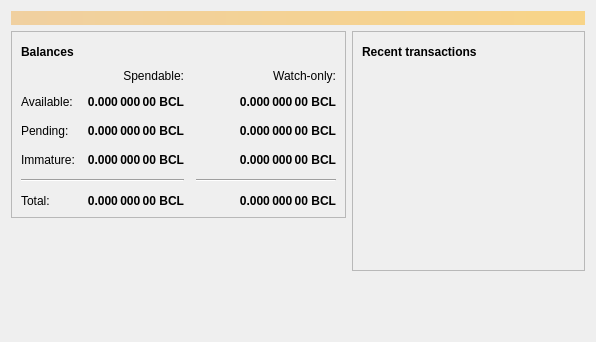
<?xml version="1.0" encoding="UTF-8"?>
<ui version="4.0">
 <class>OverviewPage</class>
 <widget class="QWidget" name="OverviewPage">
  <property name="geometry">
   <rect>
    <x>0</x>
    <y>0</y>
    <width>596</width>
    <height>342</height>
   </rect>
  </property>
  <property name="windowTitle">
   <string>Form</string>
  </property>
  <layout class="QVBoxLayout" name="topLayout">
   <item>
    <widget class="QLabel" name="labelAlerts">
     <property name="visible">
      <bool>false</bool>
     </property>
     <property name="styleSheet">
      <string notr="true">QLabel { background-color: qlineargradient(x1: 0, y1: 0, x2: 1, y2: 0, stop:0 #F0D0A0, stop:1 #F8D488); color:#000000; }</string>
     </property>
     <property name="wordWrap">
      <bool>true</bool>
     </property>
     <property name="margin">
      <number>3</number>
     </property>
     <property name="textInteractionFlags">
      <set>Qt::TextSelectableByMouse</set>
     </property>
    </widget>
   </item>
   <item>
    <layout class="QHBoxLayout" name="horizontalLayout" stretch="1,1">
     <item>
      <layout class="QVBoxLayout" name="verticalLayout_2">
       <item>
        <widget class="QFrame" name="frame">
         <property name="frameShape">
          <enum>QFrame::StyledPanel</enum>
         </property>
         <property name="frameShadow">
          <enum>QFrame::Raised</enum>
         </property>
         <layout class="QVBoxLayout" name="verticalLayout_4">
          <item>
           <layout class="QHBoxLayout" name="horizontalLayout_4">
            <item>
             <widget class="QLabel" name="label_5">
              <property name="font">
               <font>
                <weight>75</weight>
                <bold>true</bold>
               </font>
              </property>
              <property name="text">
               <string>Balances</string>
              </property>
             </widget>
            </item>
            <item>
             <widget class="QPushButton" name="labelWalletStatus">
              <property name="enabled">
               <bool>true</bool>
              </property>
              <property name="maximumSize">
               <size>
                <width>30</width>
                <height>16777215</height>
               </size>
              </property>
              <property name="toolTip">
               <string>The displayed information may be out of date. Your wallet automatically synchronizes with the BitcoinLite network after a connection is established, but this process has not completed yet.</string>
              </property>
              <property name="text">
               <string/>
              </property>
              <property name="icon">
               <iconset resource="../bitcoin.qrc">
                <normaloff>:/icons/warning</normaloff>
                <disabledoff>:/icons/warning</disabledoff>:/icons/warning</iconset>
              </property>
              <property name="iconSize">
               <size>
                <width>24</width>
                <height>24</height>
               </size>
              </property>
              <property name="flat">
               <bool>true</bool>
              </property>
             </widget>
            </item>
            <item>
             <spacer name="horizontalSpacer_3">
              <property name="orientation">
               <enum>Qt::Horizontal</enum>
              </property>
              <property name="sizeHint" stdset="0">
               <size>
                <width>40</width>
                <height>20</height>
               </size>
              </property>
             </spacer>
            </item>
           </layout>
          </item>
          <item>
           <layout class="QGridLayout" name="gridLayout">
            <property name="spacing">
             <number>12</number>
            </property>
            <item row="2" column="2">
             <widget class="QLabel" name="labelWatchPending">
              <property name="font">
               <font>
                <weight>75</weight>
                <bold>true</bold>
               </font>
              </property>
              <property name="cursor">
               <cursorShape>IBeamCursor</cursorShape>
              </property>
              <property name="toolTip">
               <string>Unconfirmed transactions to watch-only addresses</string>
              </property>
              <property name="text">
               <string notr="true">0.000 000 00 BCL</string>
              </property>
              <property name="alignment">
               <set>Qt::AlignRight|Qt::AlignTrailing|Qt::AlignVCenter</set>
              </property>
              <property name="textInteractionFlags">
               <set>Qt::LinksAccessibleByMouse|Qt::TextSelectableByKeyboard|Qt::TextSelectableByMouse</set>
              </property>
             </widget>
            </item>
            <item row="2" column="1">
             <widget class="QLabel" name="labelUnconfirmed">
              <property name="font">
               <font>
                <weight>75</weight>
                <bold>true</bold>
               </font>
              </property>
              <property name="cursor">
               <cursorShape>IBeamCursor</cursorShape>
              </property>
              <property name="toolTip">
               <string>Total of transactions that have yet to be confirmed, and do not yet count toward the spendable balance</string>
              </property>
              <property name="text">
               <string notr="true">0.000 000 00 BCL</string>
              </property>
              <property name="alignment">
               <set>Qt::AlignRight|Qt::AlignTrailing|Qt::AlignVCenter</set>
              </property>
              <property name="textInteractionFlags">
               <set>Qt::LinksAccessibleByMouse|Qt::TextSelectableByKeyboard|Qt::TextSelectableByMouse</set>
              </property>
             </widget>
            </item>
            <item row="3" column="2">
             <widget class="QLabel" name="labelWatchImmature">
              <property name="font">
               <font>
                <weight>75</weight>
                <bold>true</bold>
               </font>
              </property>
              <property name="cursor">
               <cursorShape>IBeamCursor</cursorShape>
              </property>
              <property name="toolTip">
               <string>Mined balance in watch-only addresses that has not yet matured</string>
              </property>
              <property name="text">
               <string notr="true">0.000 000 00 BCL</string>
              </property>
              <property name="alignment">
               <set>Qt::AlignRight|Qt::AlignTrailing|Qt::AlignVCenter</set>
              </property>
              <property name="textInteractionFlags">
               <set>Qt::LinksAccessibleByMouse|Qt::TextSelectableByKeyboard|Qt::TextSelectableByMouse</set>
              </property>
             </widget>
            </item>
            <item row="4" column="0" colspan="2">
             <widget class="Line" name="line">
              <property name="orientation">
               <enum>Qt::Horizontal</enum>
              </property>
             </widget>
            </item>
            <item row="4" column="2">
             <widget class="Line" name="lineWatchBalance">
              <property name="sizePolicy">
               <sizepolicy hsizetype="Preferred" vsizetype="Fixed">
                <horstretch>0</horstretch>
                <verstretch>0</verstretch>
               </sizepolicy>
              </property>
              <property name="minimumSize">
               <size>
                <width>140</width>
                <height>0</height>
               </size>
              </property>
              <property name="orientation">
               <enum>Qt::Horizontal</enum>
              </property>
             </widget>
            </item>
            <item row="5" column="0">
             <widget class="QLabel" name="labelTotalText">
              <property name="text">
               <string>Total:</string>
              </property>
             </widget>
            </item>
            <item row="3" column="1">
             <widget class="QLabel" name="labelImmature">
              <property name="font">
               <font>
                <weight>75</weight>
                <bold>true</bold>
               </font>
              </property>
              <property name="cursor">
               <cursorShape>IBeamCursor</cursorShape>
              </property>
              <property name="toolTip">
               <string>Mined balance that has not yet matured</string>
              </property>
              <property name="text">
               <string notr="true">0.000 000 00 BCL</string>
              </property>
              <property name="alignment">
               <set>Qt::AlignRight|Qt::AlignTrailing|Qt::AlignVCenter</set>
              </property>
              <property name="textInteractionFlags">
               <set>Qt::LinksAccessibleByMouse|Qt::TextSelectableByKeyboard|Qt::TextSelectableByMouse</set>
              </property>
             </widget>
            </item>
            <item row="2" column="3">
             <spacer name="horizontalSpacer_2">
              <property name="orientation">
               <enum>Qt::Horizontal</enum>
              </property>
              <property name="sizeHint" stdset="0">
               <size>
                <width>40</width>
                <height>20</height>
               </size>
              </property>
             </spacer>
            </item>
            <item row="3" column="0">
             <widget class="QLabel" name="labelImmatureText">
              <property name="text">
               <string>Immature:</string>
              </property>
             </widget>
            </item>
            <item row="5" column="1">
             <widget class="QLabel" name="labelTotal">
              <property name="font">
               <font>
                <weight>75</weight>
                <bold>true</bold>
               </font>
              </property>
              <property name="cursor">
               <cursorShape>IBeamCursor</cursorShape>
              </property>
              <property name="toolTip">
               <string>Your current total balance</string>
              </property>
              <property name="text">
               <string notr="true">0.000 000 00 BCL</string>
              </property>
              <property name="alignment">
               <set>Qt::AlignRight|Qt::AlignTrailing|Qt::AlignVCenter</set>
              </property>
              <property name="textInteractionFlags">
               <set>Qt::LinksAccessibleByMouse|Qt::TextSelectableByKeyboard|Qt::TextSelectableByMouse</set>
              </property>
             </widget>
            </item>
            <item row="5" column="2">
             <widget class="QLabel" name="labelWatchTotal">
              <property name="font">
               <font>
                <weight>75</weight>
                <bold>true</bold>
               </font>
              </property>
              <property name="cursor">
               <cursorShape>IBeamCursor</cursorShape>
              </property>
              <property name="toolTip">
               <string>Current total balance in watch-only addresses</string>
              </property>
              <property name="text">
               <string notr="true">0.000 000 00 BCL</string>
              </property>
              <property name="alignment">
               <set>Qt::AlignRight|Qt::AlignTrailing|Qt::AlignVCenter</set>
              </property>
              <property name="textInteractionFlags">
               <set>Qt::LinksAccessibleByMouse|Qt::TextSelectableByKeyboard|Qt::TextSelectableByMouse</set>
              </property>
             </widget>
            </item>
            <item row="0" column="2">
             <widget class="QLabel" name="labelWatchonly">
              <property name="text">
               <string>Watch-only:</string>
              </property>
              <property name="alignment">
               <set>Qt::AlignRight|Qt::AlignTrailing|Qt::AlignVCenter</set>
              </property>
             </widget>
            </item>
            <item row="1" column="0">
             <widget class="QLabel" name="labelBalanceText">
              <property name="text">
               <string>Available:</string>
              </property>
             </widget>
            </item>
            <item row="1" column="1">
             <widget class="QLabel" name="labelBalance">
              <property name="font">
               <font>
                <weight>75</weight>
                <bold>true</bold>
               </font>
              </property>
              <property name="cursor">
               <cursorShape>IBeamCursor</cursorShape>
              </property>
              <property name="toolTip">
               <string>Your current spendable balance</string>
              </property>
              <property name="text">
               <string notr="true">0.000 000 00 BCL</string>
              </property>
              <property name="alignment">
               <set>Qt::AlignRight|Qt::AlignTrailing|Qt::AlignVCenter</set>
              </property>
              <property name="textInteractionFlags">
               <set>Qt::LinksAccessibleByMouse|Qt::TextSelectableByKeyboard|Qt::TextSelectableByMouse</set>
              </property>
             </widget>
            </item>
            <item row="1" column="2">
             <widget class="QLabel" name="labelWatchAvailable">
              <property name="font">
               <font>
                <weight>75</weight>
                <bold>true</bold>
               </font>
              </property>
              <property name="cursor">
               <cursorShape>IBeamCursor</cursorShape>
              </property>
              <property name="toolTip">
               <string>Your current balance in watch-only addresses</string>
              </property>
              <property name="text">
               <string notr="true">0.000 000 00 BCL</string>
              </property>
              <property name="alignment">
               <set>Qt::AlignRight|Qt::AlignTrailing|Qt::AlignVCenter</set>
              </property>
              <property name="textInteractionFlags">
               <set>Qt::LinksAccessibleByMouse|Qt::TextSelectableByKeyboard|Qt::TextSelectableByMouse</set>
              </property>
             </widget>
            </item>
            <item row="2" column="0">
             <widget class="QLabel" name="labelPendingText">
              <property name="text">
               <string>Pending:</string>
              </property>
             </widget>
            </item>
            <item row="0" column="1">
             <widget class="QLabel" name="labelSpendable">
              <property name="text">
               <string>Spendable:</string>
              </property>
              <property name="alignment">
               <set>Qt::AlignRight|Qt::AlignTrailing|Qt::AlignVCenter</set>
              </property>
             </widget>
            </item>
           </layout>
          </item>
         </layout>
        </widget>
       </item>
       <item>
        <spacer name="verticalSpacer">
         <property name="orientation">
          <enum>Qt::Vertical</enum>
         </property>
         <property name="sizeHint" stdset="0">
          <size>
           <width>20</width>
           <height>40</height>
          </size>
         </property>
        </spacer>
       </item>
      </layout>
     </item>
     <item>
      <layout class="QVBoxLayout" name="verticalLayout_3">
       <item>
        <widget class="QFrame" name="frame_2">
         <property name="frameShape">
          <enum>QFrame::StyledPanel</enum>
         </property>
         <property name="frameShadow">
          <enum>QFrame::Raised</enum>
         </property>
         <layout class="QVBoxLayout" name="verticalLayout">
          <item>
           <layout class="QHBoxLayout" name="horizontalLayout_2">
            <item>
             <widget class="QLabel" name="label_4">
              <property name="font">
               <font>
                <weight>75</weight>
                <bold>true</bold>
               </font>
              </property>
              <property name="text">
               <string>Recent transactions</string>
              </property>
             </widget>
            </item>
            <item>
             <widget class="QPushButton" name="labelTransactionsStatus">
              <property name="enabled">
               <bool>true</bool>
              </property>
              <property name="maximumSize">
               <size>
                <width>30</width>
                <height>16777215</height>
               </size>
              </property>
              <property name="toolTip">
               <string>The displayed information may be out of date. Your wallet automatically synchronizes with the BitcoinLite network after a connection is established, but this process has not completed yet.</string>
              </property>
              <property name="text">
               <string/>
              </property>
              <property name="icon">
               <iconset resource="../bitcoin.qrc">
                <normaloff>:/icons/warning</normaloff>
                <disabledoff>:/icons/warning</disabledoff>:/icons/warning</iconset>
              </property>
              <property name="iconSize">
               <size>
                <width>24</width>
                <height>24</height>
               </size>
              </property>
              <property name="flat">
               <bool>true</bool>
              </property>
             </widget>
            </item>
            <item>
             <spacer name="horizontalSpacer">
              <property name="orientation">
               <enum>Qt::Horizontal</enum>
              </property>
              <property name="sizeHint" stdset="0">
               <size>
                <width>40</width>
                <height>20</height>
               </size>
              </property>
             </spacer>
            </item>
           </layout>
          </item>
          <item>
           <widget class="QListView" name="listTransactions">
            <property name="styleSheet">
             <string notr="true">QListView { background: transparent; }</string>
            </property>
            <property name="frameShape">
             <enum>QFrame::NoFrame</enum>
            </property>
            <property name="verticalScrollBarPolicy">
             <enum>Qt::ScrollBarAlwaysOff</enum>
            </property>
            <property name="horizontalScrollBarPolicy">
             <enum>Qt::ScrollBarAlwaysOff</enum>
            </property>
            <property name="selectionMode">
             <enum>QAbstractItemView::NoSelection</enum>
            </property>
           </widget>
          </item>
         </layout>
        </widget>
       </item>
       <item>
        <spacer name="verticalSpacer_2">
         <property name="orientation">
          <enum>Qt::Vertical</enum>
         </property>
         <property name="sizeHint" stdset="0">
          <size>
           <width>20</width>
           <height>40</height>
          </size>
         </property>
        </spacer>
       </item>
      </layout>
     </item>
    </layout>
   </item>
  </layout>
 </widget>
 <resources/>
 <connections/>
</ui>
